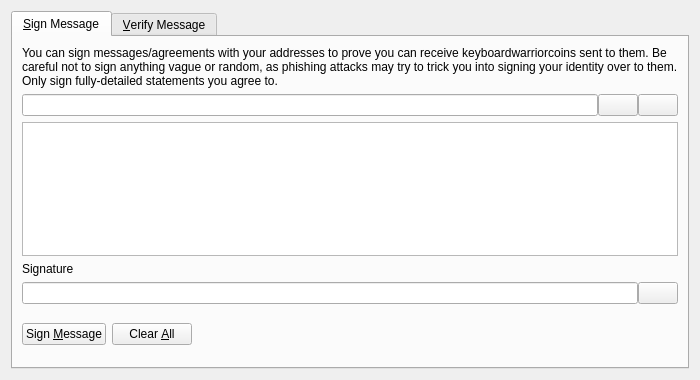
<?xml version="1.0" encoding="UTF-8"?>
<ui version="4.0">
 <class>SignVerifyMessageDialog</class>
 <widget class="QDialog" name="SignVerifyMessageDialog">
  <property name="geometry">
   <rect>
    <x>0</x>
    <y>0</y>
    <width>700</width>
    <height>380</height>
   </rect>
  </property>
  <property name="windowTitle">
   <string>Signatures - Sign / Verify a Message</string>
  </property>
  <property name="modal">
   <bool>true</bool>
  </property>
  <layout class="QVBoxLayout" name="verticalLayout">
   <item>
    <widget class="QTabWidget" name="tabWidget">
     <property name="currentIndex">
      <number>0</number>
     </property>
     <widget class="QWidget" name="tabSignMessage">
      <attribute name="title">
       <string>&amp;Sign Message</string>
      </attribute>
      <layout class="QVBoxLayout" name="verticalLayout_SM">
       <item>
        <widget class="QLabel" name="infoLabel_SM">
         <property name="text">
          <string>You can sign messages/agreements with your addresses to prove you can receive keyboardwarriorcoins sent to them. Be careful not to sign anything vague or random, as phishing attacks may try to trick you into signing your identity over to them. Only sign fully-detailed statements you agree to.</string>
         </property>
         <property name="textFormat">
          <enum>Qt::PlainText</enum>
         </property>
         <property name="wordWrap">
          <bool>true</bool>
         </property>
        </widget>
       </item>
       <item>
        <layout class="QHBoxLayout" name="horizontalLayout_1_SM">
         <property name="spacing">
          <number>0</number>
         </property>
         <item>
          <widget class="QValidatedLineEdit" name="addressIn_SM">
           <property name="toolTip">
            <string>The KeyboardWarriorCoin address to sign the message with</string>
           </property>
          </widget>
         </item>
         <item>
          <widget class="QPushButton" name="addressBookButton_SM">
           <property name="toolTip">
            <string>Choose previously used address</string>
           </property>
           <property name="text">
            <string/>
           </property>
           <property name="icon">
            <iconset resource="../bitcoin.qrc">
             <normaloff>:/icons/address-book</normaloff>:/icons/address-book</iconset>
           </property>
           <property name="shortcut">
            <string>Alt+A</string>
           </property>
           <property name="autoDefault">
            <bool>false</bool>
           </property>
          </widget>
         </item>
         <item>
          <widget class="QPushButton" name="pasteButton_SM">
           <property name="toolTip">
            <string>Paste address from clipboard</string>
           </property>
           <property name="text">
            <string/>
           </property>
           <property name="icon">
            <iconset resource="../bitcoin.qrc">
             <normaloff>:/icons/editpaste</normaloff>:/icons/editpaste</iconset>
           </property>
           <property name="shortcut">
            <string>Alt+P</string>
           </property>
           <property name="autoDefault">
            <bool>false</bool>
           </property>
          </widget>
         </item>
        </layout>
       </item>
       <item>
        <widget class="QPlainTextEdit" name="messageIn_SM">
         <property name="toolTip">
          <string>Enter the message you want to sign here</string>
         </property>
        </widget>
       </item>
       <item>
        <widget class="QLabel" name="signatureLabel_SM">
         <property name="text">
          <string>Signature</string>
         </property>
         <property name="textFormat">
          <enum>Qt::PlainText</enum>
         </property>
        </widget>
       </item>
       <item>
        <layout class="QHBoxLayout" name="horizontalLayout_2_SM">
         <property name="spacing">
          <number>0</number>
         </property>
         <item>
          <widget class="QLineEdit" name="signatureOut_SM">
           <property name="font">
            <font>
             <italic>true</italic>
            </font>
           </property>
           <property name="readOnly">
            <bool>true</bool>
           </property>
          </widget>
         </item>
         <item>
          <widget class="QPushButton" name="copySignatureButton_SM">
           <property name="toolTip">
            <string>Copy the current signature to the system clipboard</string>
           </property>
           <property name="text">
            <string/>
           </property>
           <property name="icon">
            <iconset resource="../bitcoin.qrc">
             <normaloff>:/icons/editcopy</normaloff>:/icons/editcopy</iconset>
           </property>
           <property name="autoDefault">
            <bool>false</bool>
           </property>
          </widget>
         </item>
        </layout>
       </item>
       <item>
        <layout class="QHBoxLayout" name="horizontalLayout_3_SM">
         <item>
          <widget class="QPushButton" name="signMessageButton_SM">
           <property name="toolTip">
            <string>Sign the message to prove you own this KeyboardWarriorCoin address</string>
           </property>
           <property name="text">
            <string>Sign &amp;Message</string>
           </property>
           <property name="icon">
            <iconset resource="../bitcoin.qrc">
             <normaloff>:/icons/edit</normaloff>:/icons/edit</iconset>
           </property>
           <property name="autoDefault">
            <bool>false</bool>
           </property>
          </widget>
         </item>
         <item>
          <widget class="QPushButton" name="clearButton_SM">
           <property name="toolTip">
            <string>Reset all sign message fields</string>
           </property>
           <property name="text">
            <string>Clear &amp;All</string>
           </property>
           <property name="icon">
            <iconset resource="../bitcoin.qrc">
             <normaloff>:/icons/remove</normaloff>:/icons/remove</iconset>
           </property>
           <property name="autoDefault">
            <bool>false</bool>
           </property>
          </widget>
         </item>
         <item>
          <spacer name="horizontalSpacer_1_SM">
           <property name="orientation">
            <enum>Qt::Horizontal</enum>
           </property>
           <property name="sizeHint" stdset="0">
            <size>
             <width>40</width>
             <height>48</height>
            </size>
           </property>
          </spacer>
         </item>
         <item>
          <widget class="QLabel" name="statusLabel_SM">
           <property name="font">
            <font>
             <weight>75</weight>
             <bold>true</bold>
            </font>
           </property>
           <property name="text">
            <string/>
           </property>
           <property name="wordWrap">
            <bool>true</bool>
           </property>
          </widget>
         </item>
         <item>
          <spacer name="horizontalSpacer_2_SM">
           <property name="orientation">
            <enum>Qt::Horizontal</enum>
           </property>
           <property name="sizeHint" stdset="0">
            <size>
             <width>40</width>
             <height>48</height>
            </size>
           </property>
          </spacer>
         </item>
        </layout>
       </item>
      </layout>
     </widget>
     <widget class="QWidget" name="tabVerifyMessage">
      <attribute name="title">
       <string>&amp;Verify Message</string>
      </attribute>
      <layout class="QVBoxLayout" name="verticalLayout_VM">
       <item>
        <widget class="QLabel" name="infoLabel_VM">
         <property name="text">
          <string>Enter the receiver's address, message (ensure you copy line breaks, spaces, tabs, etc. exactly) and signature below to verify the message. Be careful not to read more into the signature than what is in the signed message itself, to avoid being tricked by a man-in-the-middle attack. Note that this only proves the signing party receives with the address, it cannot prove sendership of any transaction!</string>
         </property>
         <property name="textFormat">
          <enum>Qt::PlainText</enum>
         </property>
         <property name="alignment">
          <set>Qt::AlignLeading|Qt::AlignLeft|Qt::AlignTop</set>
         </property>
         <property name="wordWrap">
          <bool>true</bool>
         </property>
        </widget>
       </item>
       <item>
        <layout class="QHBoxLayout" name="horizontalLayout_1_VM">
         <property name="spacing">
          <number>0</number>
         </property>
         <item>
          <widget class="QValidatedLineEdit" name="addressIn_VM">
           <property name="toolTip">
            <string>The KeyboardWarriorCoin address the message was signed with</string>
           </property>
          </widget>
         </item>
         <item>
          <widget class="QPushButton" name="addressBookButton_VM">
           <property name="toolTip">
            <string>Choose previously used address</string>
           </property>
           <property name="text">
            <string/>
           </property>
           <property name="icon">
            <iconset resource="../bitcoin.qrc">
             <normaloff>:/icons/address-book</normaloff>:/icons/address-book</iconset>
           </property>
           <property name="shortcut">
            <string>Alt+A</string>
           </property>
           <property name="autoDefault">
            <bool>false</bool>
           </property>
          </widget>
         </item>
        </layout>
       </item>
       <item>
        <widget class="QPlainTextEdit" name="messageIn_VM"/>
       </item>
       <item>
        <widget class="QValidatedLineEdit" name="signatureIn_VM"/>
       </item>
       <item>
        <layout class="QHBoxLayout" name="horizontalLayout_2_VM">
         <item>
          <widget class="QPushButton" name="verifyMessageButton_VM">
           <property name="toolTip">
            <string>Verify the message to ensure it was signed with the specified KeyboardWarriorCoin address</string>
           </property>
           <property name="text">
            <string>Verify &amp;Message</string>
           </property>
           <property name="icon">
            <iconset resource="../bitcoin.qrc">
             <normaloff>:/icons/transaction_0</normaloff>:/icons/transaction_0</iconset>
           </property>
           <property name="autoDefault">
            <bool>false</bool>
           </property>
          </widget>
         </item>
         <item>
          <widget class="QPushButton" name="clearButton_VM">
           <property name="toolTip">
            <string>Reset all verify message fields</string>
           </property>
           <property name="text">
            <string>Clear &amp;All</string>
           </property>
           <property name="icon">
            <iconset resource="../bitcoin.qrc">
             <normaloff>:/icons/remove</normaloff>:/icons/remove</iconset>
           </property>
           <property name="autoDefault">
            <bool>false</bool>
           </property>
          </widget>
         </item>
         <item>
          <spacer name="horizontalSpacer_1_VM">
           <property name="orientation">
            <enum>Qt::Horizontal</enum>
           </property>
           <property name="sizeHint" stdset="0">
            <size>
             <width>40</width>
             <height>48</height>
            </size>
           </property>
          </spacer>
         </item>
         <item>
          <widget class="QLabel" name="statusLabel_VM">
           <property name="font">
            <font>
             <weight>75</weight>
             <bold>true</bold>
            </font>
           </property>
           <property name="text">
            <string/>
           </property>
           <property name="wordWrap">
            <bool>true</bool>
           </property>
          </widget>
         </item>
         <item>
          <spacer name="horizontalSpacer_2_VM">
           <property name="orientation">
            <enum>Qt::Horizontal</enum>
           </property>
           <property name="sizeHint" stdset="0">
            <size>
             <width>40</width>
             <height>48</height>
            </size>
           </property>
          </spacer>
         </item>
        </layout>
       </item>
      </layout>
     </widget>
    </widget>
   </item>
  </layout>
 </widget>
 <customwidgets>
  <customwidget>
   <class>QValidatedLineEdit</class>
   <extends>QLineEdit</extends>
   <header>qvalidatedlineedit.h</header>
  </customwidget>
 </customwidgets>
 <resources>
  <include location="../bitcoin.qrc"/>
 </resources>
 <connections/>
</ui>
